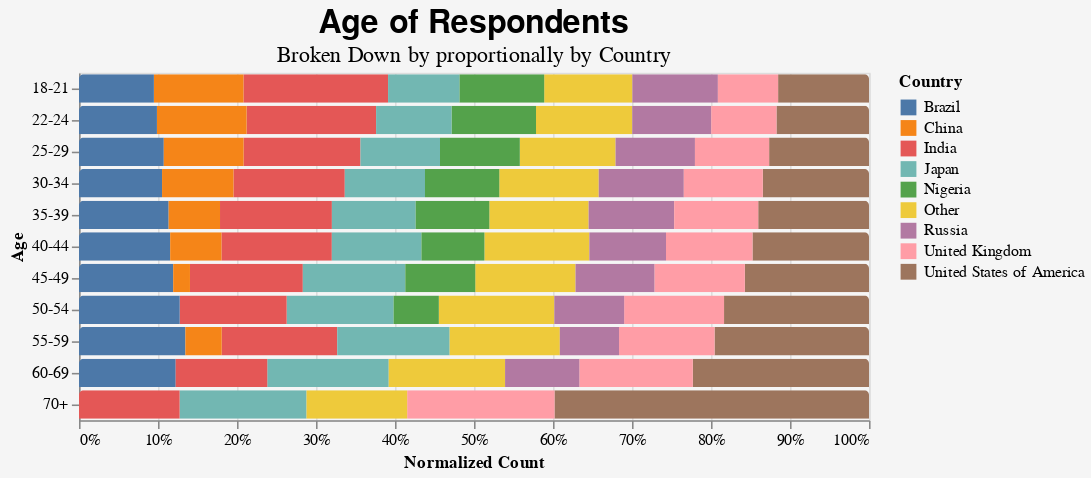

Write notebook code for a chart like this one.
### Markdown cell above
Мы сможем более четко увидеть различный возраст респондентов в разных странах, если сосредоточимся на восьми странах с наибольшим числом респондентов.

### Code cell
#only top countries

alt.Chart(df_age_country[df_age_country['Country'].isin(country_sort[:9])]).mark_bar(
    cornerRadiusTopLeft=3,
    cornerRadiusTopRight=3
).encode(
    x=alt.X('Count:Q', stack="normalize", title="Normalized Count"),
    y=alt.Y('Age:O'),
    color=alt.Color('Country:N', legend=alt.Legend(orient="right"))
).properties(width=500,
             background='#f5f5f5',title={
"text": ["Age of Respondents"],
"subtitle": ["Broken Down by proportionally by Country"],
"fontSize":20, "fontWeight":600, "subtitleFontSize":14
})

### Figure 1 — Vega-Lite specification as saved in the notebook (floating-point values rounded to 4 significant figures)
{"usermeta": {"embedOptions": {"theme": "fivethirtyeight"}}, "config": {"view": {"continuousWidth": 400, "continuousHeight": 300}}, "data": {"name": "data-c4014e302a5099c9406807560c475116"}, "mark": {"type": "bar", "cornerRadiusTopLeft": 3, "cornerRadiusTopRight": 3}, "background": "#f5f5f5", "encoding": {"color": {"type": "nominal", "field": "Country", "legend": {"orient": "right"}}, "x": {"type": "quantitative", "field": "Count", "stack": "normalize", "title": "Normalized Count"}, "y": {"type": "ordinal", "field": "Age"}}, "title": {"text": ["Age of Respondents"], "subtitle": ["Broken Down by proportionally by Country"], "fontSize": 20, "fontWeight": 600, "subtitleFontSize": 14}, "width": 500, "$schema": "https://vega.github.io/schema/vega-lite/v4.8.1.json", "datasets": {"data-c4014e302a5099c9406807560c475116": [{"Age": "18-21", "Country": "India", "Count": 7.63}, {"Age": "22-24", "Country": "India", "Count": 7.324}, {"Age": "25-29", "Country": "India", "Count": 6.962}, {"Age": "30-34", "Country": "India", "Count": 6.277}, {"Age": "30-34", "Country": "United States of America", "Count": 5.986}, {"Age": "25-29", "Country": "United States of America", "Count": 5.948}, {"Age": "35-39", "Country": "India", "Count": 5.746}, {"Age": "25-29", "Country": "Other", "Count": 5.704}, {"Age": "35-39", "Country": "United States of America", "Count": 5.69}, {"Age": "30-34", "Country": "Other", "Count": 5.606}, {"Age": "40-44", "Country": "United States of America", "Count": 5.447}, {"Age": "22-24", "Country": "Other", "Count": 5.442}, {"Age": "22-24", "Country": "United States of America", "Count": 5.231}, {"Age": "40-44", "Country": "India", "Count": 5.159}, {"Age": "50-54", "Country": "United States of America", "Count": 5.159}, {"Age": "45-49", "Country": "United States of America", "Count": 5.13}, {"Age": "35-39", "Country": "Other", "Count": 5.1}, {"Age": "22-24", "Country": "China", "Count": 5.069}, {"Age": "25-29", "Country": "Brazil", "Count": 5.05}, {"Age": "60-69", "Country": "United States of America", "Count": 4.934}, {"Age": "40-44", "Country": "Other", "Count": 4.905}, {"Age": "18-21", "Country": "United States of America", "Count": 4.796}, {"Age": "30-34", "Country": "Russia", "Count": 4.796}, {"Age": "22-24", "Country": "Nigeria", "Count": 4.779}, {"Age": "25-29", "Country": "Nigeria", "Count": 4.754}, {"Age": "25-29", "Country": "China", "Count": 4.754}, {"Age": "25-29", "Country": "Japan", "Count": 4.736}, {"Age": "25-29", "Country": "Russia", "Count": 4.727}, {"Age": "18-21", "Country": "China", "Count": 4.727}, {"Age": "30-34", "Country": "Brazil", "Count": 4.682}, {"Age": "55-59", "Country": "United States of America", "Count": 4.673}, {"Age": "45-49", "Country": "India", "Count": 4.663}, {"Age": "18-21", "Country": "Other", "Count": 4.654}, {"Age": "35-39", "Country": "Brazil", "Count": 4.605}, {"Age": "30-34", "Country": "Japan", "Count": 4.522}, {"Age": "18-21", "Country": "Russia", "Count": 4.511}, {"Age": "18-21", "Country": "Nigeria", "Count": 4.477}, {"Age": "22-24", "Country": "Russia", "Count": 4.466}, {"Age": "30-34", "Country": "United Kingdom", "Count": 4.454}, {"Age": "25-29", "Country": "United Kingdom", "Count": 4.419}, {"Age": "22-24", "Country": "Brazil", "Count": 4.407}, {"Age": "35-39", "Country": "Russia", "Count": 4.394}, {"Age": "35-39", "Country": "United Kingdom", "Count": 4.317}, {"Age": "35-39", "Country": "Japan", "Count": 4.304}, {"Age": "22-24", "Country": "Japan", "Count": 4.263}, {"Age": "40-44", "Country": "Brazil", "Count": 4.263}, {"Age": "45-49", "Country": "Japan", "Count": 4.234}, {"Age": "40-44", "Country": "Japan", "Count": 4.19}, {"Age": "30-34", "Country": "Nigeria", "Count": 4.19}, {"Age": "45-49", "Country": "Other", "Count": 4.143}, {"Age": "50-54", "Country": "Other", "Count": 4.111}, {"Age": "40-44", "Country": "United Kingdom", "Count": 4.043}, {"Age": "30-34", "Country": "China", "Count": 4.025}, {"Age": "18-21", "Country": "Brazil", "Count": 3.951}, {"Age": "45-49", "Country": "Brazil", "Count": 3.892}, {"Age": "50-54", "Country": "Japan", "Count": 3.807}, {"Age": "50-54", "Country": "India", "Count": 3.807}, {"Age": "35-39", "Country": "Nigeria", "Count": 3.784}, {"Age": "18-21", "Country": "Japan", "Count": 3.761}, {"Age": "45-49", "Country": "United Kingdom", "Count": 3.738}, {"Age": "22-24", "Country": "United Kingdom", "Count": 3.689}, {"Age": "40-44", "Country": "Russia", "Count": 3.584}, {"Age": "50-54", "Country": "Brazil", "Count": 3.584}, {"Age": "50-54", "Country": "United Kingdom", "Count": 3.555}, {"Age": "55-59", "Country": "India", "Count": 3.497}, {"Age": "70+", "Country": "United States of America", "Count": 3.434}, {"Age": "60-69", "Country": "Japan", "Count": 3.401}, {"Age": "55-59", "Country": "Japan", "Count": 3.401}, {"Age": "55-59", "Country": "Other", "Count": 3.332}, {"Age": "60-69", "Country": "Other", "Count": 3.258}, {"Age": "45-49", "Country": "Russia", "Count": 3.258}, {"Age": "55-59", "Country": "Brazil", "Count": 3.219}, {"Age": "18-21", "Country": "United Kingdom", "Count": 3.178}, {"Age": "60-69", "Country": "United Kingdom", "Count": 3.178}, {"Age": "40-44", "Country": "Nigeria", "Count": 2.944}, {"Age": "45-49", "Country": "Nigeria", "Count": 2.89}, {"Age": "55-59", "Country": "United Kingdom", "Count": 2.89}, {"Age": "60-69", "Country": "Brazil", "Count": 2.708}, {"Age": "35-39", "Country": "China", "Count": 2.639}, {"Age": "60-69", "Country": "India", "Count": 2.565}, {"Age": "50-54", "Country": "Russia", "Count": 2.485}, {"Age": "40-44", "Country": "China", "Count": 2.398}, {"Age": "60-69", "Country": "Russia", "Count": 2.079}, {"Age": "55-59", "Country": "Russia", "Count": 1.792}, {"Age": "70+", "Country": "United Kingdom", "Count": 1.609}, {"Age": "50-54", "Country": "Nigeria", "Count": 1.609}, {"Age": "70+", "Country": "Japan", "Count": 1.386}, {"Age": "70+", "Country": "Other", "Count": 1.099}, {"Age": "70+", "Country": "India", "Count": 1.099}, {"Age": "55-59", "Country": "China", "Count": 1.099}, {"Age": "45-49", "Country": "China", "Count": 0.6931}, {"Age": "70+", "Country": "Russia", "Count": 0.0}, {"Age": "60-69", "Country": "Nigeria", "Count": 0.0}]}}
